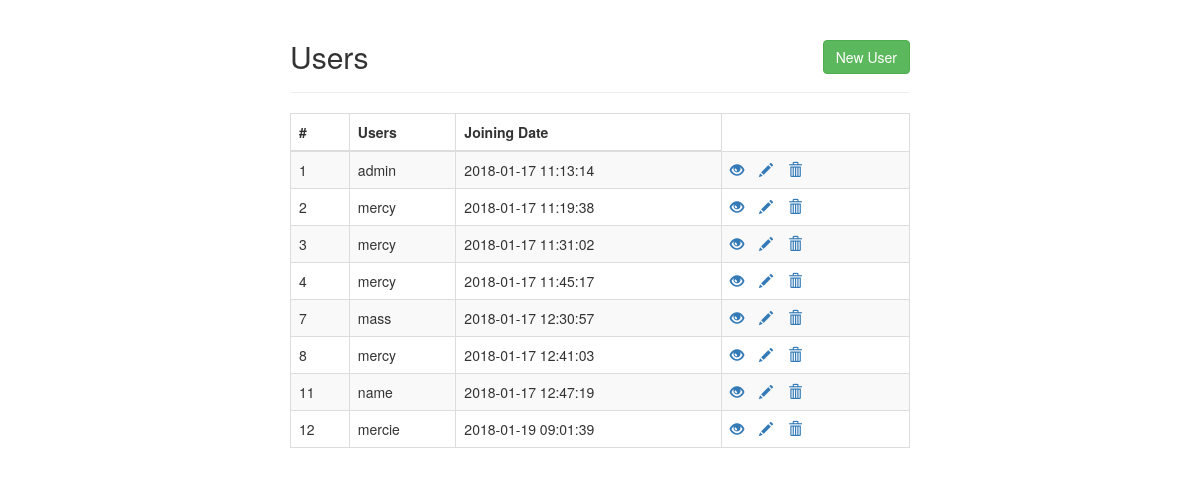
The page /users/index.php on the database its author committed.
### tables this page shows
CREATE TABLE IF NOT EXISTS `tbl_users1` (
  `user_id` int(100) NOT NULL AUTO_INCREMENT,
  `user_name` varchar(25) NOT NULL,
  `user_email` varchar(60) NOT NULL,
  `user_password` varchar(255) NOT NULL,
  `joining_date` datetime NOT NULL,
  PRIMARY KEY (`user_id`)
);

### users/index.php (the view, shortened to what this page needs)
<!DOCTYPE html>
<html lang="en">
<head>
    <link rel="stylesheet" href="https://maxcdn.bootstrapcdn.com/bootstrap/3.3.7/css/bootstrap.css">
</head>
<body>
    <div class="wrapper">
        <div class="container-fluid">
            <div class="row">
                <div class="col-md-12">
                    <div class="page-header clearfix">
                        <h2 class="pull-left">Users</h2>
                        <a href="users/create.php" class="btn btn-success pull-right">New User</a>
                    </div>
                    <?php
                    require_once 'config.php';
                    $sql = "SELECT * FROM tbl_users1";
                    if($result = mysqli_query($link, $sql)){
                        if(mysqli_num_rows($result) > 0){
                            echo "<table class='table table-bordered table-striped'>";
                                echo "<thead>";
                                    echo "<tr>";
                                        echo "<th>#</th>";
                                        echo "<th>Users</th>";
                                        echo "<th>Joining Date</th>";
                                    echo "</tr>";
                                echo "</thead>";
                                echo "<tbody>";
                                while($row = mysqli_fetch_array($result)){
                                    echo "<tr>";
                                        echo "<td>" . $row['user_id'] . "</td>";
                                        echo "<td>" . $row['user_name'] . "</td>";
                                        echo "<td>" . $row['joining_date'] . "</td>";
                                        echo "<td>";
                                            echo "<a href='read.php?id=". $row['user_id'] ."' title='View Record' data-toggle='tooltip'><span class='glyphicon glyphicon-eye-open'></span></a>";
                                            echo "<a href='update.php?id=". $row['user_id'] ."' title='Update Record' data-toggle='tooltip'><span class='glyphicon glyphicon-pencil'></span></a>";
                                            echo "<a href='delete.php?id=". $row['user_id'] ."' title='Delete Record' data-toggle='tooltip'><span class='glyphicon glyphicon-trash'></span></a>";
                                        echo "</td>";
                                    echo "</tr>";
                                }
                                echo "</tbody>";
                            echo "</table>";
                        } else{
                            echo "<p class='lead'><em>No records were found.</em></p>";
                        }
                    } else{
                        echo "ERROR: Could not able to execute $sql. " . mysqli_error($link);
                    }
                    ?>
                </div>
            </div>
        </div>
    </div>
</body>
</html>

### users/index.php (style rules this page uses)
.wrapper { width: 650px; margin: 0 auto; }
.page-header h2 { margin-top: 0; }
table tr td:last-child a { margin-right: 15px; }

### rows shown on the page
tbl_users1: user_id "1", user_name "admin", joining_date "2018-01-17 11:13:14"
tbl_users1: user_id "2", user_name "mercy", joining_date "2018-01-17 11:19:38"
tbl_users1: user_id "3", user_name "mercy", joining_date "2018-01-17 11:31:02"
tbl_users1: user_id "4", user_name "mercy", joining_date "2018-01-17 11:45:17"
tbl_users1: user_id "7", user_name "mass", joining_date "2018-01-17 12:30:57"
tbl_users1: user_id "8", user_name "mercy", joining_date "2018-01-17 12:41:03"
tbl_users1: user_id "11", user_name "name", joining_date "2018-01-17 12:47:19"
tbl_users1: user_id "12", user_name "mercie", joining_date "2018-01-19 09:01:39"
